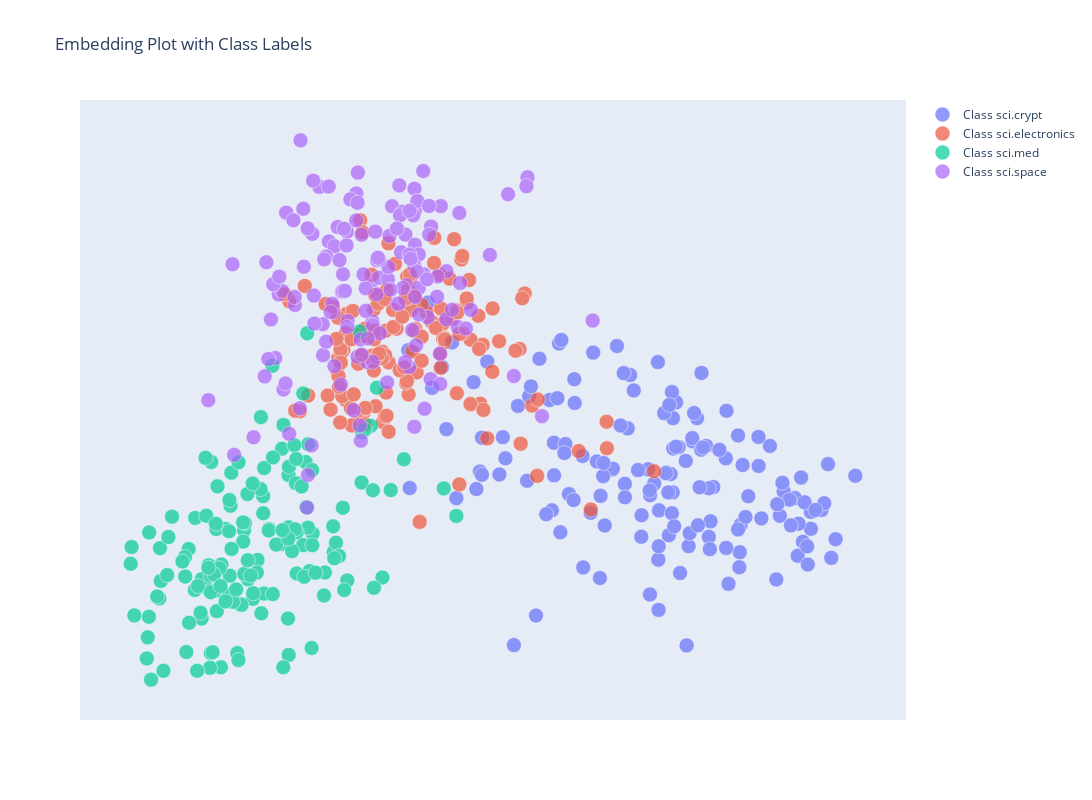

Write notebook code for a chart like this one.
### Code cell
X = np.vstack(df['SBERT_embedding'].values)

pca = PCA(n_components=2)
X_pca = pca.fit_transform(X)

hover_plot(X_pca, df)

### Figure 1 — Plotly figure (JSON) as saved in the notebook; plotly's stock layout.template omitted (floating-point values rounded to 4 significant figures; data arrays with more than 128 entries replaced by an {"elided": "..."} marker saying what was removed)
{"data": [{"hoverinfo": "text", "marker": {"line": {"color": "white", "width": 0.5}, "size": 15}, "mode": "markers", "name": "Class sci.crypt", "opacity": 0.7, "text": {"elided": "150 str values"}, "type": "scatter", "x": {"elided": "150 float values"}, "y": {"elided": "150 float values"}}, {"hoverinfo": "text", "marker": {"line": {"color": "white", "width": 0.5}, "size": 15}, "mode": "markers", "name": "Class sci.electronics", "opacity": 0.7, "text": {"elided": "150 str values"}, "type": "scatter", "x": {"elided": "150 float values"}, "y": {"elided": "150 float values"}}, {"hoverinfo": "text", "marker": {"line": {"color": "white", "width": 0.5}, "size": 15}, "mode": "markers", "name": "Class sci.med", "opacity": 0.7, "text": {"elided": "150 str values"}, "type": "scatter", "x": {"elided": "150 float values"}, "y": {"elided": "150 float values"}}, {"hoverinfo": "text", "marker": {"line": {"color": "white", "width": 0.5}, "size": 15}, "mode": "markers", "name": "Class sci.space", "opacity": 0.7, "text": {"elided": "150 str values"}, "type": "scatter", "x": {"elided": "150 float values"}, "y": {"elided": "150 float values"}}], "layout": {"height": 800, "hovermode": "closest", "title": {"text": "Embedding Plot with Class Labels"}, "width": 1200, "xaxis": {"showgrid": false, "showticklabels": false, "zeroline": false}, "yaxis": {"showgrid": false, "showticklabels": false, "zeroline": false}}}
